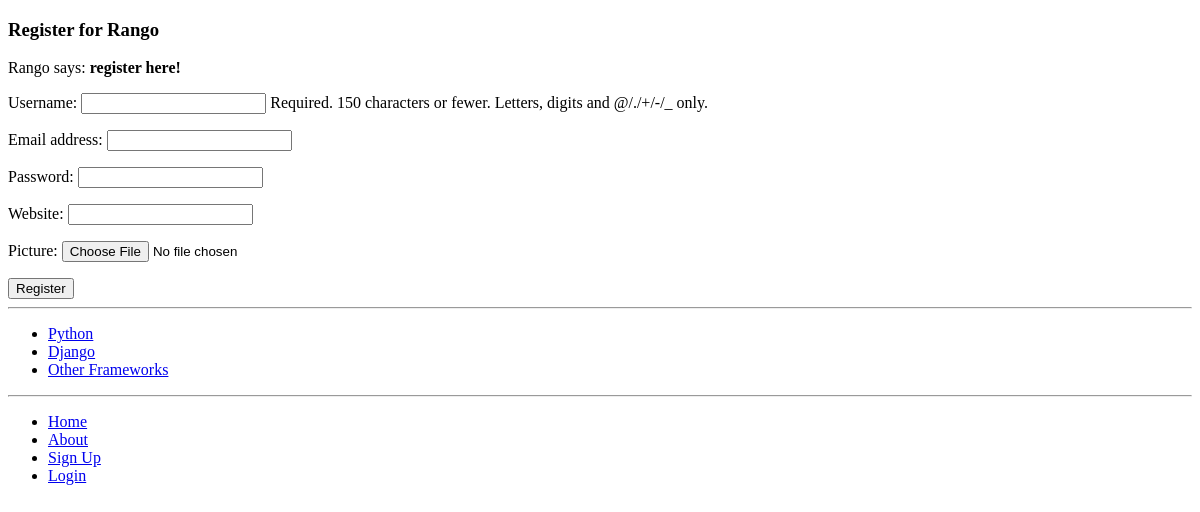
/rango/register/, run on an earlier commit of the app's database.
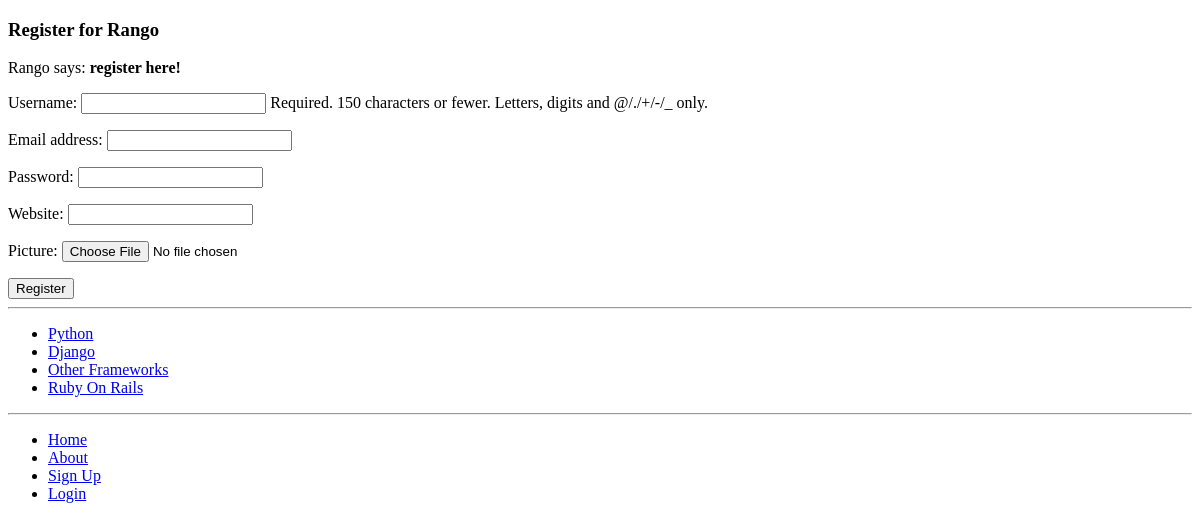
And on a later commit of the database.
### rango/models.py (models this page shows, shortened)
class Category(models.Model):
    name = models.CharField(max_length=128, unique=True)
    views = models.IntegerField(default=0)
    likes = models.IntegerField(default=0)
    slug = models.SlugField(unique=True)
    class Meta:
        verbose_name_plural = 'Categories'

### rango/views.py (the view)
def register(request):
    registered = False
    if request.method == 'POST':
        user_form = UserForm(data=request.POST)
        profile_form = UserProfileForm(data=request.POST)
        if user_form.is_valid() and profile_form.is_valid:
            user = user_form.save()
            user.set_password(user.password)
            user.save()
            profile = profile_form.save(commit=False)
            profile.user = user
            if 'picture' in request.FILES:
                profile.picture = request.FILES['picture']
            profile.save()
            registered = True
        else:
            print(user_form.errors, profile_form.errors)
    else:
        user_form = UserForm()
        profile_form = UserProfileForm()
    return render(request, 'rango/register.html', {'user_form': user_form, 'profile_form': profile_form, 'registered': registered})

### rango/forms.py
class  UserForm(forms.ModelForm):
    password = forms.CharField(widget=forms.PasswordInput())
    class Meta:
        model = User
        fields = ('username', 'email', 'password')

class UserProfileForm(forms.ModelForm):
    class Meta:
        model = UserProfile
        fields = ('website', 'picture')

### rango/templatetags/rango_template_tags.py (called while the page is built)
@register.inclusion_tag('rango/all_categories.html', 'rango/user.html')
def get_category_list(all_cat=None):
    return {'all_categories': Category.objects.all(),
            'active_all_cat': all_cat}

### templates/rango/register.html (shortened to what this page needs)
{% extends 'rango/base.html' %}
{% load staticfiles %}
{% block body %}
  <h3>Register for Rango</h3>
  {% if registered %}
    Rango says: <strong>Thank you for registering</strong>
    <a href="{% url 'index' %}">Return to the homepage</a><br />
  {% else %}
    Rango says: <strong>register here!</strong><br />
    <form id="user_form" method="post" action="{% url 'register' %}" enctype="multipart/form-data">
      {{ user_form.as_p }}
      {{ profile_form.as_p }}
      <input type="submit" name="submit" value="Register" />
    </form>
  {% endif %}
{% endblock %}

### templates/rango/all_categories.html
<ul>
   {% if all_categories %}
    {% for cats in all_categories %}
      {% if cats == active_all_cat %}
        <li><strong><a href="{% url 'show_category' cats.slug %}">{{ cats.name }}</a></strong></li>
      {% else %}
        <li><a href="{% url 'show_category' cats.slug %}">{{ cats.name }}</a></li>
      {% endif %}
    {% endfor %}
  {% else %}
    <li><strong>There are no categories present.</strong></li>
  {% endif %}
</ul>

What changed in the data, as far as the page shows it:
added Category: name "Ruby On Rails"
